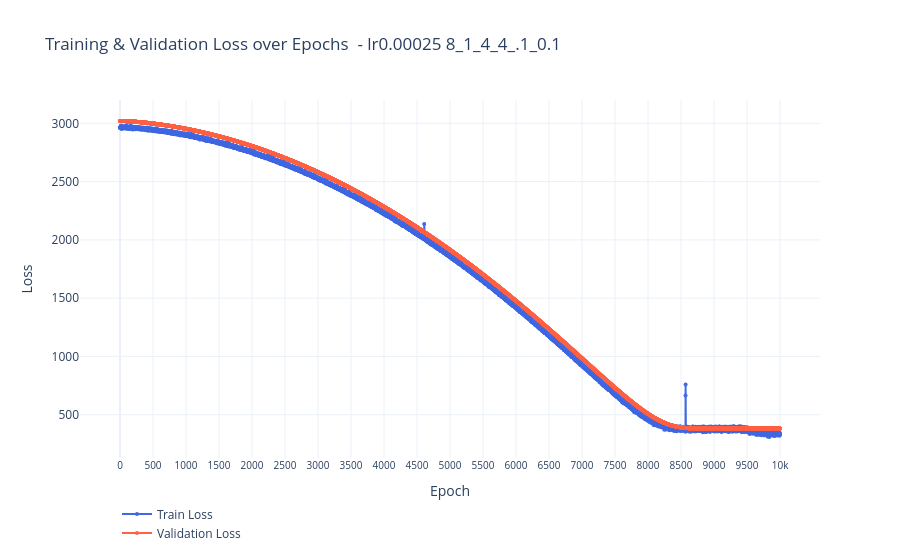

The notebook cell this image was saved under:
### Markdown cell above
# Old plotly (skip)

### Code cell
import plotly.graph_objects as go

fig = go.Figure()

# Training loss trace
fig.add_trace(go.Scatter(
    y=train_losses,
    mode="lines+markers",
    name="Train Loss",
    line=dict(color="royalblue", width=2),
    marker=dict(size=4)
))

# Validation loss trace
fig.add_trace(go.Scatter(
    y=val_losses,
    mode="lines+markers",
    name="Validation Loss",
    line=dict(color="tomato", width=2),
    marker=dict(size=4)
))

# Layout
fig.update_layout(
    title="Training & Validation Loss over Epochs  - lr0.00025 8_1_4_4_.1_0.1",
    xaxis_title="Epoch",
    yaxis_title="Loss",
    xaxis=dict(
        tickmode='array',
        tickvals=list(range(0, 10500, 500)),  # Show ticks every 100 epochs
        tickfont=dict(size=10)
    ),
    template="plotly_white",
    legend=dict(x=0.05, y= -0.25, bgcolor="rgba(255,255,255,0)", borderwidth=0)
)

fig.show()

### Figure 1 — Plotly figure (JSON) as saved in the notebook; plotly's stock layout.template omitted (floating-point values rounded to 4 significant figures; data arrays with more than 128 entries replaced by an {"elided": "..."} marker saying what was removed)
{"data": [{"line": {"color": "royalblue", "width": 2}, "marker": {"size": 4}, "mode": "lines+markers", "name": "Train Loss", "type": "scatter", "y": {"elided": "10000 float values"}}, {"line": {"color": "tomato", "width": 2}, "marker": {"size": 4}, "mode": "lines+markers", "name": "Validation Loss", "type": "scatter", "y": {"elided": "10000 float values"}}], "layout": {"legend": {"bgcolor": "rgba(255,255,255,0)", "borderwidth": 0, "x": 0.05, "y": -0.25}, "title": {"text": "Training & Validation Loss over Epochs  - lr0.00025 8_1_4_4_.1_0.1"}, "xaxis": {"tickfont": {"size": 10}, "tickmode": "array", "tickvals": [0, 500, 1000, 1500, 2000, 2500, 3000, 3500, 4000, 4500, 5000, 5500, 6000, 6500, 7000, 7500, 8000, 8500, 9000, 9500, 10000], "title": {"text": "Epoch"}}, "yaxis": {"title": {"text": "Loss"}}}}
